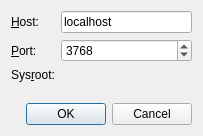
<?xml version="1.0" encoding="UTF-8"?>
<ui version="4.0">
 <class>QmlProfiler::Internal::QmlProfilerAttachDialog</class>
 <widget class="QDialog" name="QmlProfiler::Internal::QmlProfilerAttachDialog">
  <property name="geometry">
   <rect>
    <x>0</x>
    <y>0</y>
    <width>203</width>
    <height>136</height>
   </rect>
  </property>
  <property name="windowTitle">
   <string>QML Profiler</string>
  </property>
  <layout class="QVBoxLayout" name="verticalLayout">
   <item>
    <layout class="QFormLayout" name="formLayout">
     <item row="0" column="0">
      <widget class="QLabel" name="addressLabel">
       <property name="text">
        <string>&amp;Host:</string>
       </property>
       <property name="buddy">
        <cstring>addressLineEdit</cstring>
       </property>
      </widget>
     </item>
     <item row="0" column="1">
      <widget class="QLineEdit" name="addressLineEdit">
       <property name="text">
        <string>localhost</string>
       </property>
      </widget>
     </item>
     <item row="1" column="0">
      <widget class="QLabel" name="portLabel">
       <property name="text">
        <string>&amp;Port:</string>
       </property>
       <property name="buddy">
        <cstring>portSpinBox</cstring>
       </property>
      </widget>
     </item>
     <item row="1" column="1">
      <widget class="QSpinBox" name="portSpinBox">
       <property name="minimum">
        <number>1</number>
       </property>
       <property name="maximum">
        <number>65535</number>
       </property>
       <property name="value">
        <number>3768</number>
       </property>
      </widget>
     </item>
     <item row="2" column="0">
      <widget class="QLabel" name="label">
       <property name="text">
        <string>Sys&amp;root:</string>
       </property>
       <property name="buddy">
        <cstring>sysrootChooser</cstring>
       </property>
      </widget>
     </item>
     <item row="2" column="1">
      <widget class="Utils::PathChooser" name="sysrootChooser" native="true"/>
     </item>
    </layout>
   </item>
   <item>
    <widget class="QDialogButtonBox" name="buttonBox">
     <property name="orientation">
      <enum>Qt::Horizontal</enum>
     </property>
     <property name="standardButtons">
      <set>QDialogButtonBox::Cancel|QDialogButtonBox::Ok</set>
     </property>
    </widget>
   </item>
  </layout>
 </widget>
 <customwidgets>
  <customwidget>
   <class>Utils::PathChooser</class>
   <extends>QWidget</extends>
   <header location="global">utils/pathchooser.h</header>
   <container>1</container>
  </customwidget>
 </customwidgets>
 <resources/>
 <connections>
  <connection>
   <sender>buttonBox</sender>
   <signal>accepted()</signal>
   <receiver>QmlProfiler::Internal::QmlProfilerAttachDialog</receiver>
   <slot>accept()</slot>
   <hints>
    <hint type="sourcelabel">
     <x>248</x>
     <y>254</y>
    </hint>
    <hint type="destinationlabel">
     <x>157</x>
     <y>274</y>
    </hint>
   </hints>
  </connection>
  <connection>
   <sender>buttonBox</sender>
   <signal>rejected()</signal>
   <receiver>QmlProfiler::Internal::QmlProfilerAttachDialog</receiver>
   <slot>reject()</slot>
   <hints>
    <hint type="sourcelabel">
     <x>316</x>
     <y>260</y>
    </hint>
    <hint type="destinationlabel">
     <x>286</x>
     <y>274</y>
    </hint>
   </hints>
  </connection>
 </connections>
</ui>
